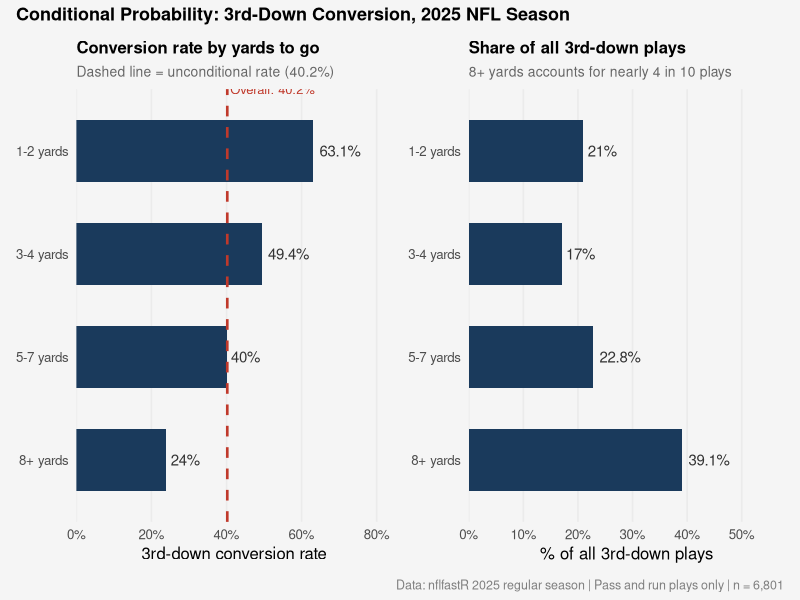

Generate this figure with R:
# ============================================================
# create_stats_post9_visuals.R
# Statistics Series -- Post 9: Conditional Probability
# Output: output/plots/stats_post9_conditional_probability.png
# Style: navy bars, red reference line (unconditional rate)
# ============================================================

library(ggplot2)
library(dplyr)

# ---- CONFIGURATION -----------------------------------------
OUTPUT_DIR  <- "output/plots"
FILE_PREFIX <- "stats_post9_"
DPI         <- 300
NAVY        <- "#1a3a5c"
RED         <- "#c0392b"
LIGHT_GRAY  <- "#f5f5f5"

dir.create(OUTPUT_DIR, recursive = TRUE, showWarnings = FALSE)

# ---- DATA (sourced from demo console output) ----------------
UNCONDITIONAL_RATE <- 40.2

conditional <- data.frame(
  bucket = factor(
    c("1-2 yards", "3-4 yards", "5-7 yards", "8+ yards"),
    levels = c("8+ yards", "5-7 yards", "3-4 yards", "1-2 yards")  # bottom-to-top render
  ),
  rate         = c(63.1, 49.4, 40.0, 24.0),
  n_plays      = c(1430, 1157, 1553, 2661),
  pct_of_total = c(21.0, 17.0, 22.8, 39.1)
)

# ---- PANEL 1: Conversion rate by distance ------------------
p1 <- ggplot(conditional, aes(x = rate, y = bucket)) +
  geom_col(fill = NAVY, width = 0.6) +
  geom_vline(
    xintercept = UNCONDITIONAL_RATE,
    color      = RED,
    linewidth  = 0.9,
    linetype   = "dashed"
  ) +
  geom_text(
    aes(label = paste0(rate, "%")),
    hjust  = -0.15,
    size   = 3.8,
    color  = "gray20"
  ) +
  annotate(
    "text",
    x      = UNCONDITIONAL_RATE + 0.8,
    y      = 4.6,
    label  = paste0("Overall: ", UNCONDITIONAL_RATE, "%"),
    color  = RED,
    size   = 3.3,
    hjust  = 0
  ) +
  scale_x_continuous(
    limits = c(0, 80),
    expand = expansion(mult = c(0, 0.05)),
    labels = function(x) paste0(x, "%")
  ) +
  labs(
    title    = "Conversion rate by yards to go",
    subtitle = "Dashed line = unconditional rate (40.2%)",
    x        = "3rd-down conversion rate",
    y        = NULL
  ) +
  theme_minimal(base_size = 12) +
  theme(
    plot.title         = element_text(face = "bold", size = 12),
    plot.subtitle      = element_text(size = 10, color = "gray40"),
    panel.grid.major.y = element_blank(),
    panel.grid.minor   = element_blank(),
    plot.background    = element_rect(fill = LIGHT_GRAY, color = NA),
    panel.background   = element_rect(fill = LIGHT_GRAY, color = NA)
  )

# ---- PANEL 2: Share of 3rd downs by distance ---------------
p2 <- ggplot(conditional, aes(x = pct_of_total, y = bucket)) +
  geom_col(fill = NAVY, width = 0.6) +
  geom_text(
    aes(label = paste0(pct_of_total, "%")),
    hjust  = -0.15,
    size   = 3.8,
    color  = "gray20"
  ) +
  scale_x_continuous(
    limits = c(0, 55),
    expand = expansion(mult = c(0, 0.05)),
    labels = function(x) paste0(x, "%")
  ) +
  labs(
    title    = "Share of all 3rd-down plays",
    subtitle = "8+ yards accounts for nearly 4 in 10 plays",
    x        = "% of all 3rd-down plays",
    y        = NULL
  ) +
  theme_minimal(base_size = 12) +
  theme(
    plot.title         = element_text(face = "bold", size = 12),
    plot.subtitle      = element_text(size = 10, color = "gray40"),
    panel.grid.major.y = element_blank(),
    panel.grid.minor   = element_blank(),
    plot.background    = element_rect(fill = LIGHT_GRAY, color = NA),
    panel.background   = element_rect(fill = LIGHT_GRAY, color = NA)
  )

# ---- COMBINE AND SAVE --------------------------------------
if (requireNamespace("patchwork", quietly = TRUE)) {
  library(patchwork)

  combined <- p1 + p2 +
    plot_annotation(
      title   = "Conditional Probability: 3rd-Down Conversion, 2025 NFL Season",
      caption = "Data: nflfastR 2025 regular season | Pass and run plays only | n = 6,801",
      theme   = theme(
        plot.title      = element_text(face = "bold", size = 13, hjust = 0),
        plot.caption    = element_text(size = 9, color = "gray50"),
        plot.background = element_rect(fill = LIGHT_GRAY, color = NA)
      )
    )

  out_path <- file.path(OUTPUT_DIR, paste0(FILE_PREFIX, "conditional_probability.png"))
  ggsave(out_path, combined, width = 11, height = 5, dpi = DPI, bg = LIGHT_GRAY)
  cat("Saved:", out_path, "\n")

} else {
  message("patchwork not installed -- saving panels separately.")
  message("Install with: install.packages('patchwork')")

  p1_path <- file.path(OUTPUT_DIR, paste0(FILE_PREFIX, "panel1_conversion_rate.png"))
  p2_path <- file.path(OUTPUT_DIR, paste0(FILE_PREFIX, "panel2_distribution.png"))
  ggsave(p1_path, p1, width = 6, height = 5, dpi = DPI, bg = LIGHT_GRAY)
  ggsave(p2_path, p2, width = 6, height = 5, dpi = DPI, bg = LIGHT_GRAY)
  cat("Saved panel 1:", p1_path, "\n")
  cat("Saved panel 2:", p2_path, "\n")
}

# ---- CONSOLE SUMMARY ---------------------------------------
cat("\n--- POST 9 VISUAL SUMMARY ---\n")
cat("Panel 1: Conversion rate by yards to go (navy bars, red dashed reference)\n")
cat("Panel 2: Share of 3rd-down plays by distance bucket (navy bars)\n")
cat("\nKey figures:\n")
cat("  Unconditional rate:  40.2%\n")
cat("  1-2 yards:  63.1%  (21.0% of plays)\n")
cat("  3-4 yards:  49.4%  (17.0% of plays)\n")
cat("  5-7 yards:  40.0%  (22.8% of plays)\n")
cat("  8+ yards:   24.0%  (39.1% of plays)\n")
cat("  Total plays: 6,801 | Season: 2025 REG\n")
